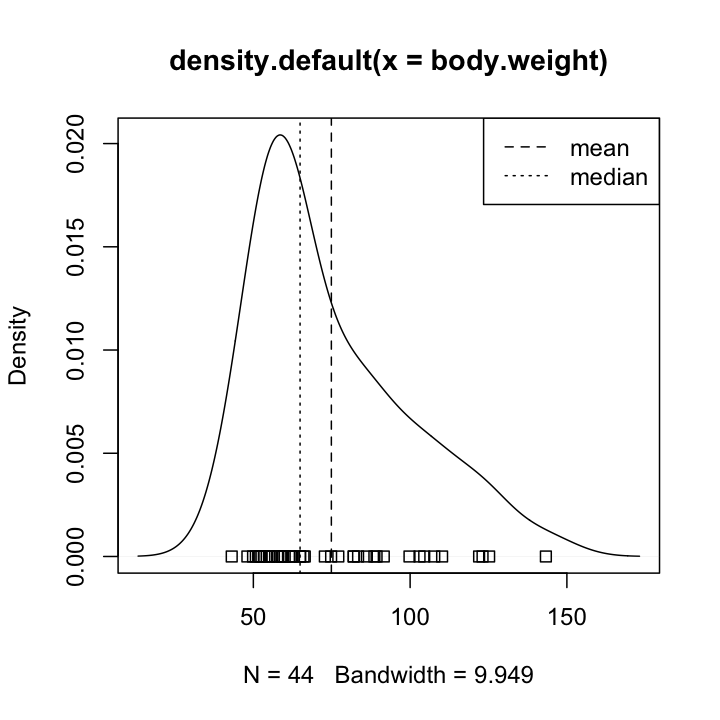

Recreate this plot in R.
library(ISwR)
attach(rmr)

plot(density(body.weight))
stripchart(body.weight, add = T, at = 0)
abline(v = mean(body.weight),lty = 2)
abline(v = median(body.weight),lty = 3)
legend("topright",legend = c("mean","median"),lty = c(2,3))
